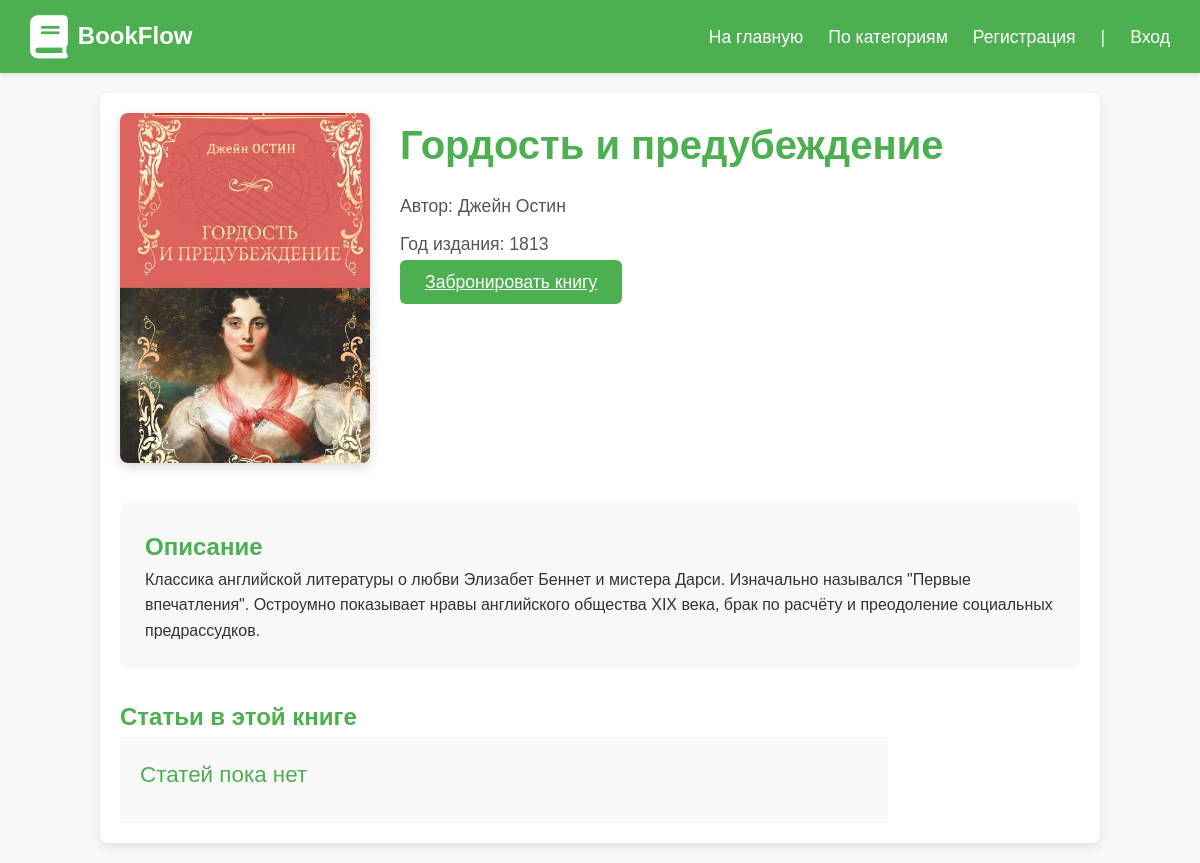
Screenshot of /book/6/ with the database file from the repository.
### library/models.py (models this page shows, shortened)
class Book(models.Model):
    title = models.CharField(max_length=255)
    author = models.CharField(max_length=255)
    publication_year = models.IntegerField()
    publisher = models.CharField(max_length=255)
    available_copies = models.IntegerField()
    total_copies = models.IntegerField()
    cover = models.ImageField(upload_to="photos/%Y/%m/%d")
    describe = models.TextField(blank=True)
    class Meta:
        verbose_name = "Книги"
        ordering = ["-id"]

### library/views.py (the view)
# urls.py: path('book/<int:book_id>/', BookPage.as_view(), name="book_page"),
class BookPage(DetailView):
    model = Book
    template_name = "library/book_page.html"
    pk_url_kwarg = "book_id"

### library/templates/library/book_page.html (shortened to what this page needs)
{% extends 'library/base.html' %}
{% load static%}
{% block style %}
<link href="{% static 'library/css/bookstyle.css'%}" rel="stylesheet" type="text/css">
{% endblock %}
{% block content %}
<div class="book-page-container">
    <div class="book-header">
        <img alt="Обложка книги" class="book-cover-image" src="{{ book.cover.url }}">
        <div class="book-header-info">
            <h1 class="book-title">{{ book.title }}</h1>
            <div class="book-author">Автор: {{ book.author }}</div>
            <div class="book-meta">Год издания: {{ book.publication_year }}</div>
            <a class="reserve-button" href=" {% url 'reservation' book.id %}">Забронировать книгу</a>
        </div>
    </div>
    <div class="book-full-description">
        <h2>Описание</h2>
        <p>{{ book.describe}}</p>
    </div>
    <div class="book-articles">
        <h2 style="color: #4CAF50;">Статьи в этой книге</h2>
        <div class="articles-list">
            <div class="article">
                <div class="article-content-wrapper">
                    <div class="article-title">Статей пока нет</div>
                </div>
            </div>
        </div>
    </div>
</div>
{% endblock  %}

### library/static/library/css/style.css (style rules this page uses)
* { margin: 0; padding: 0; box-sizing: border-box; font-family: 'Arial', sans-serif; }
body { font-family: 'Segoe UI', Tahoma, Geneva, Verdana, sans-serif; line-height: 1.6; color: #333; margin: 0 auto; padding: 20px; background-color: #f9f9f9; }
.book-title { font-size: 2.2em; font-weight: 700; margin-bottom: 10px; }
.articles-list { width: 80%; margin: 0 auto; padding: 20px; background-color: #f9f9f9; }
.article { padding: 20px; border-bottom: 1px solid #e0e0e0; display: flex; gap: 20px; align-items: flex-start; }
.article:last-child { border-bottom: none; }
.article-content-wrapper { flex-grow: 1; }
.article-title { color: #186a3b; font-size: 1.4em; margin-bottom: 10px; margin-top: 0; }

### library/static/library/css/bookstyle.css (style rules this page uses)
body { font-family: 'Segoe UI', Tahoma, Geneva, Verdana, sans-serif; line-height: 1.6; color: #333; background-color: #f9f9f9; margin: 0; padding: 0; }
.book-page-container { max-width: 1000px; margin: 20px auto; padding: 20px; background-color: white; border-radius: 8px; box-shadow: 0 4px 12px rgba(0, 0, 0, 0.1); }
.book-header { display: flex; gap: 30px; margin-bottom: 40px; align-items: flex-start; }
.book-cover-image { width: 250px; height: 350px; object-fit: cover; border-radius: 8px; box-shadow: 0 4px 12px rgba(0, 0, 0, 0.15); }
.book-header-info { flex: 1; }
.book-title { color: #4CAF50; font-size: 2.5em; margin-bottom: 15px; margin-top: 0; }
.book-author, .book-meta { font-size: 1.1em; color: #555; margin-bottom: 10px; }
.reserve-button { background-color: #4CAF50; color: white; border: none; padding: 12px 25px; font-size: 1.1em; border-radius: 6px; cursor: pointer; margin-top: 20px; transition: background-color 0.3s; }
.book-full-description { background-color: #f8f8f8; padding: 25px; border-radius: 8px; margin-bottom: 30px; }
.book-full-description h2 { color: #4CAF50; margin-top: 0; }
.articles-list { padding: 0; margin: 0; }
.article { padding: 20px; border-bottom: 1px solid #e0e0e0; display: flex; gap: 20px; align-items: flex-start; }
.article:last-child { border-bottom: none; }
.article-content-wrapper { flex-grow: 1; }
.article-title { color: #4CAF50; font-size: 1.4em; margin-bottom: 10px; margin-top: 0; }

### rows the page displays
Book: cover (picture), title "Гордость и предубеждение", author "Джейн Остин", publication_year "1813", describe "Классика английской литературы о любви Элизабет Беннет и мистера Дарси. Изначально назывался \"Первые впечатления\". Остроумно показывает нравы английского общества XIX века, брак по расчёту и преодоление социальных предрассудков."
